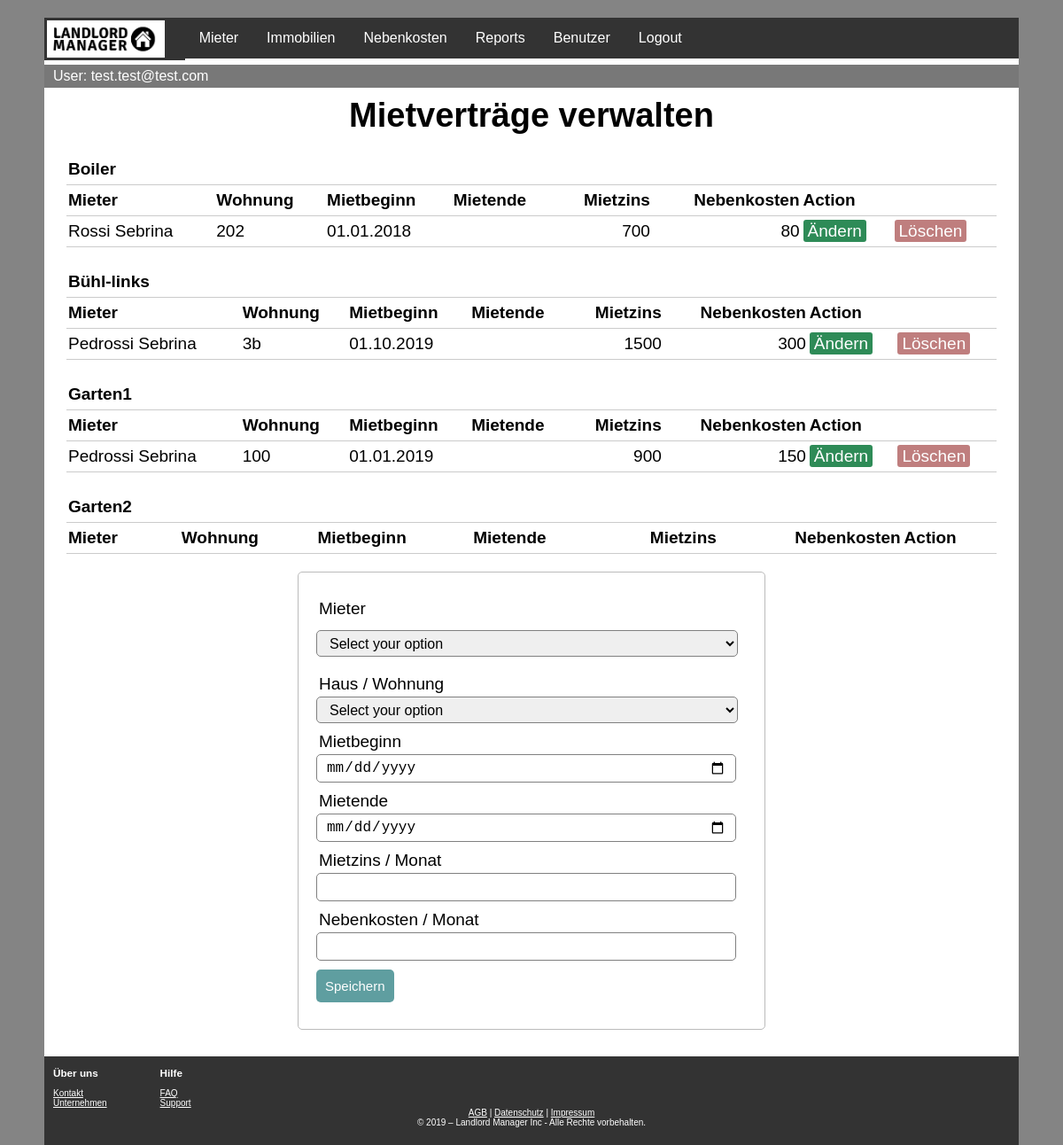
The app's page /mietvertrag.php (signed in) with its own data.
### tables this page shows
CREATE TABLE haus (
  hausID int(11) NOT NULL PRIMARY KEY AUTO_INCREMENT,
  bezeichnung varchar(100) NOT NULL,
  strasse_nr varchar(100) NOT NULL,
  plz int(4) NOT NULL,
  ort varchar(100) NOT NULL,
  anz_whg int(2) NOT NULL,  
  baujahr int(4) NOT NULL
  
);

CREATE TABLE mietvertrag (
  mietVertragID int(11) NOT NULL PRIMARY KEY AUTO_INCREMENT,
  FK_mieterID int NOT NULL,
  FK_wohnungID int,
  mietbeginn date NOT NULL,
  mietende date,
  mietzins_mtl int(5) NOT NULL,
  nebenkosten_mtl int (5),
  
  FOREIGN KEY (FK_mieterID) REFERENCES mieter(mieterID),
  FOREIGN KEY (FK_wohnungID) REFERENCES wohnung(wohnungID)
  
  
);

CREATE TABLE mieter (
  mieterID int(11) NOT NULL PRIMARY KEY AUTO_INCREMENT,
  anrede varchar(20) NOT NULL,
  vorname varchar(100) NOT NULL,
  name varchar(100) NOT NULL,
  geburtsdatum DATE NOT NULL
);

CREATE TABLE wohnung (
  wohnungID int(11) NOT NULL PRIMARY KEY AUTO_INCREMENT, 
  wohnungsNummer varchar (10),
  zimmer decimal(10,1) NOT NULL,
  flaeche decimal(10,2) NOT NULL,
  FK_hausID int,
  FOREIGN KEY (FK_hausID) REFERENCES haus(hausID)
  
);

### mietvertragDB.php (called while the page is built, shortened)
<?php
$mieter = "";
$mietbeginn = "";
$mietende = "";
$mietzins = "";
$nebenkosten = "";
$update = false;
?>

### mietvertrag.php (the view, shortened to what this page needs)
<?php
include 'topbar.inc.php';
?>
<html>
    <head>
        <link href="./CSS/style.css" rel="stylesheet" type="text/css">
        <link href="./CSS/topbar.css" rel="stylesheet" type="text/css">
        <link href="./CSS/footer.css" rel="stylesheet" type="text/css">
    </head>
    <body>
        <div class="pagecontent">
            <h1>Mietverträge verwalten</h1>
            <?php
            include('mietvertragDB.php');
                ?>
            <?php
            $abfrageHaus = "SELECT DISTINCT hausID, bezeichnung FROM haus INNER JOIN wohnung ON `wohnung`.`FK_hausID` = `haus`.`hausID` ORDER BY bezeichnung";
            $resHaus = mysqli_query($link, $abfrageHaus) or die("Abfrage hat nicht geklappt");
            while ($rowHaus = mysqli_fetch_array($resHaus)) {
                $hID = $rowHaus['hausID'];
                $abfrage = "SELECT `mietvertrag`.`mietVertragID`, `mietvertrag`.`mietbeginn`, `mietvertrag`.`mietende`, `mietvertrag`.`mietzins_mtl`, `mietvertrag`.`nebenkosten_mtl`,  `mieter`.`name`,`mieter`.`vorname` , `haus`.`bezeichnung` AS `Immobilie`,`wohnung`.`wohnungsNummer`
        FROM `mietvertrag`
	LEFT JOIN `wohnung` ON `mietvertrag`.`FK_wohnungID` = `wohnung`.`wohnungID`
	LEFT JOIN `mieter` ON `mietvertrag`.`FK_mieterID` = `mieter`.`mieterID`
	LEFT JOIN `haus` ON `wohnung`.`FK_hausID` = `haus`.`hausID`
        WHERE `wohnung`.`FK_hausID` = $hID ORDER BY `haus`.`bezeichnung`, `wohnung`.`wohnungsNummer`, `mietvertrag`.`mietbeginn`;";
                $res = mysqli_query($link, $abfrage) or die("Abfrage hat nicht geklappt");
                ?>
                <table>
                    <thead>
                        <tr> <th> <?php echo $rowHaus['bezeichnung']; ?></th> </tr>
                        <tr>
                            <th>Mieter</th>
                            <th>Wohnung</th>
                            <th>Mietbeginn</th>
                            <th>Mietende</th>
                            <th style="text-align: right">Mietzins</th>
                            <th style="text-align: right">Nebenkosten</th>
                            <th colspan="2">Action</th>
                        </tr>
                    </thead>
                    <?php
                    while ($row = mysqli_fetch_array($res)) {
                        $mbalt = strtotime($row['mietbeginn']);
                        $mbdatum = date("d.m.Y", $mbalt);
                        $mealt = strtotime($row['mietende']);
                        $medatum = date("d.m.Y", $mealt);
                        if ($medatum == '01.01.1970') {
                            $medatum = '';
                        }
                        ?>
                        <tr>
                            <td><?php echo $row['name'] . " " . $row['vorname']; ?></td>
                            <td><?php echo $row['wohnungsNummer']; ?></td>
                            <td><?php echo $mbdatum; ?></td>
                            <td><?php echo $medatum; ?></td>
                            <td style="text-align: right"><?php echo $row['mietzins_mtl']; ?></td>
                            <td style="text-align: right"><?php echo $row['nebenkosten_mtl']; ?></td>
                            <td>
                                <a href="mietvertrag.php?edit= <?php echo $row['mietVertragID']; ?>" class="edit_btn" >Ändern</a>
                            </td>
                            <td>
                                <?php
                                $mietvertrag_id = $row['mietVertragID'];
                                $abfrage_mieteingang = "SELECT count(*) AS mieteingaenge FROM mietEingang WHERE FK_mietVertragID=$mietvertrag_id";
                                $res_mieteingaenge = mysqli_query($link, $abfrage_mieteingang) or die("Abfrage hat nicht geklappt");
                                $has_mieteingaenge = (int) current(mysqli_fetch_array($res_mieteingaenge)) > 0;
                                ?>
                                <a href="mietvertragDB.php?del=<?php echo $row['mietVertragID']; ?>" class="del_btn <?php if ($has_mieteingaenge) echo "disabled" ?>" >Löschen</a>
                            </td>
                        </tr>
                    <?php } ?>
                    <br>
                <?php } ?>
            </table>
            <form method="post" action="mietvertragDB.php" >
                <div class="input-group">
                    <label>Mieter</label>
                    <select class="input-group" name="mieter" required>
                        <?php
                        if ($mieter == NULL) {
                            echo '<option value="" disabled selected>Select your option</option>';
                        } else {
                            echo '<option value="" disabled>Select your option</option>';
                        }
                        ?>
                    </select>
                </div>
                <div class="input-group">
                    <label>Haus / Wohnung</label>
                    <select name="wohnung" required>
                        <?php
                        if ($mieter == NULL) {
                            echo '<option value="" disabled selected>Select your option</option>';
                        } else {
                            echo '<option value="" disabled>Select your option</option>';
                        }
                        ?>
                    </select>
                </div>
                <div class="input-group">
                    <label>Mietbeginn</label>
                    <input type="date" name="mietbeginn" required value="<?php echo $mietbeginn; ?>">
                </div>
                <div class="input-group">
                    <label>Mietende</label>
                    <input type="date" name="mietende"   value="<?php echo $mietende; ?>">
                </div>
                <div class="input-group">
                    <label>Mietzins / Monat</label>
                    <input type="number" min="0" name="mietzins_mtl" required value="<?php echo $mietzins; ?>">
                </div>
                <div class="input-group">
                    <label>Nebenkosten / Monat</label>
                    <input type="number" min="0" name="nebenkosten_mtl" required value="<?php echo $nebenkosten; ?>">
                </div>
                <div class="input-group">
                    <?php if ($update == true): ?>
                        <button class="btn" type="submit" name="update" style="background: #556B2F;" >Ändern</button>
                        <button class="btn" type="submit" name="cancel" formnovalidate style="background: #556B2F;" >Abbrechen</button>
                    <?php else: ?>
                        <button class="btn" type="exit" name="save" >Speichern</button>
                    <?php endif ?>
                </div>
            </form>
        </div>
    </body>
    <?php
    include 'footer.inc.php';
    ?>
</html>

### CSS/style.css (style rules this page uses)
body { font-size: 19px; height: 100%; background-color: #848484; font-family: Arial, Helvetica, sans-serif; max-width: 1100px; margin: auto; margin-bottom: 0; margin-top: 0; }
h1, h2 { margin: 0; text-align: center; }
.pagecontent { min-height: 80%; background-color: white; margin: 0; padding: 10px; }
table { width: 1050px; margin: 0px auto; border-collapse: collapse; text-align: left; }
tr { border-bottom: 1px solid #cbcbcb; }
th, td { border: none; height: 30px; padding: 2px; }
form { width: 45%; margin: 20px auto; text-align: left; padding: 20px; border: 1px solid #bbbbbb; border-radius: 5px; }
.input-group { margin: 10px 0px 10px 0px; }
.input-group label { display: block; text-align: left; margin: 3px; }
.input-group input { height: 20px; width: 93%; padding: 5px 10px; font-size: 16px; border-radius: 5px; border: 1px solid gray; }
.input-group select { height: 30px; width: 98%; padding: 5px 10px; font-size: 16px; border-radius: 5px; border: 1px solid gray; }
.btn { padding: 10px; font-size: 15px; color: white; background: #5F9EA0; border: none; border-radius: 5px; }
.edit_btn { text-decoration: none; padding: 2px 5px; background: #2E8B57; color: white; border-radius: 3px; }
.del_btn { text-decoration: none; padding: 2px 5px; color: white; border-radius: 3px; background: #800000; }
.del_btn.disabled { pointer-events: none; cursor: default; opacity: 0.5; }
.pagecontent { text-align: center; }

### records on screen
haus: bezeichnung "Boiler"
mietvertrag: FK_mieterID.name "Rossi", FK_mieterID.vorname "Sebrina", FK_wohnungID.wohnungsNummer "202", mietbeginn "01.01.2018", mietzins_mtl "700", nebenkosten_mtl "80"
haus: bezeichnung "Bühl-links"
mietvertrag: FK_mieterID.name "Pedrossi", FK_mieterID.vorname "Sebrina", FK_wohnungID.wohnungsNummer "3b", mietbeginn "01.10.2019", mietzins_mtl "1500", nebenkosten_mtl "300"
haus: bezeichnung "Garten1"
mietvertrag: FK_mieterID.name "Pedrossi", FK_mieterID.vorname "Sebrina", FK_wohnungID.wohnungsNummer "100", mietbeginn "01.01.2019", mietzins_mtl "900", nebenkosten_mtl "150"
haus: bezeichnung "Garten2"

### other values on screen
$_SESSION["name"] "test.test@test.com"
